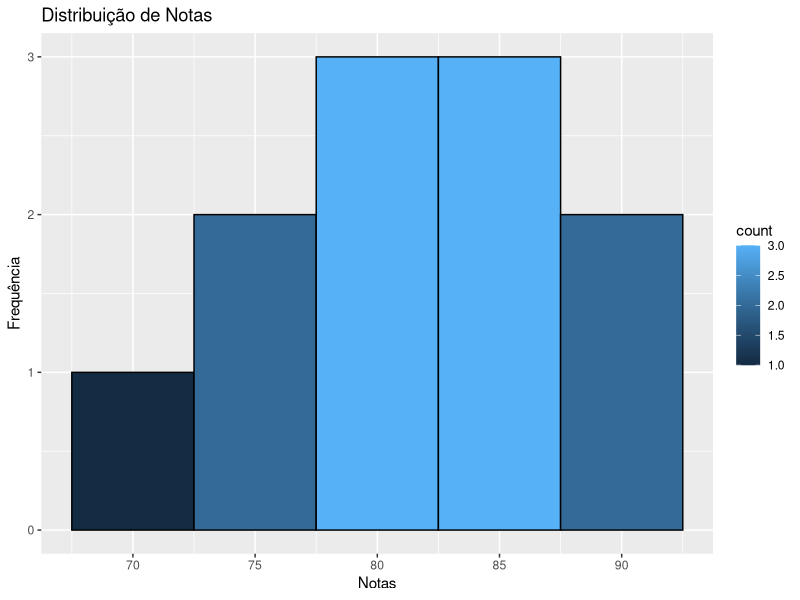
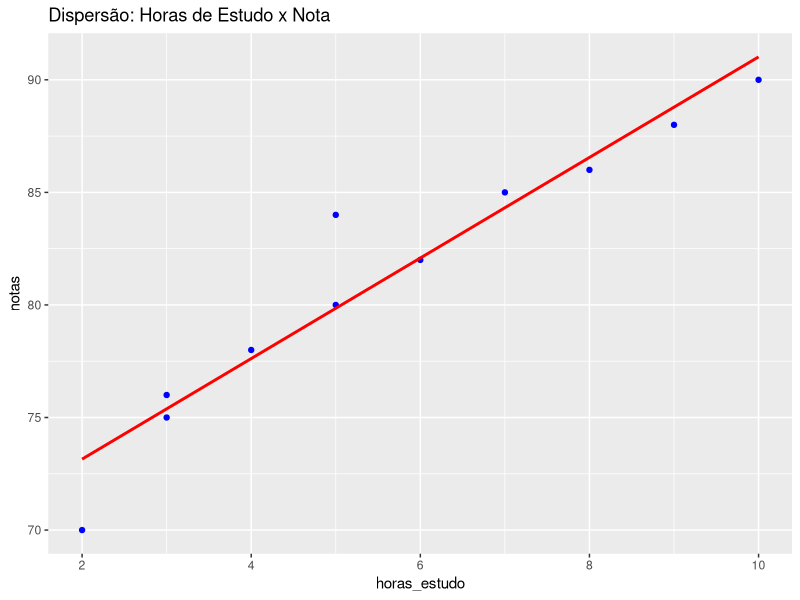

These charts were generated, in order, by the following R code:
# Bloco 4 - Visualização de Dados com ggplot2
library(ggplot2)

horas_estudo <- c(2, 3, 5, 7, 9, 10, 4, 6, 8, 3, 5)
notas <- c(70, 75, 80, 85, 88, 90, 78, 82, 86, 76, 84)
df <- data.frame(horas_estudo, notas)

ggplot(df, aes(x = notas, fill = ..count..)) +
  geom_histogram(binwidth = 5, color = "black") +
  labs(title = "Distribuição de Notas", x = "Notas", y = "Frequência")

ggplot(df, aes(x = horas_estudo, y = notas)) +
  geom_point(color = "blue") +
  geom_smooth(method = "lm", se = FALSE, color = "red") +
  labs(title = "Dispersão: Horas de Estudo x Nota")
